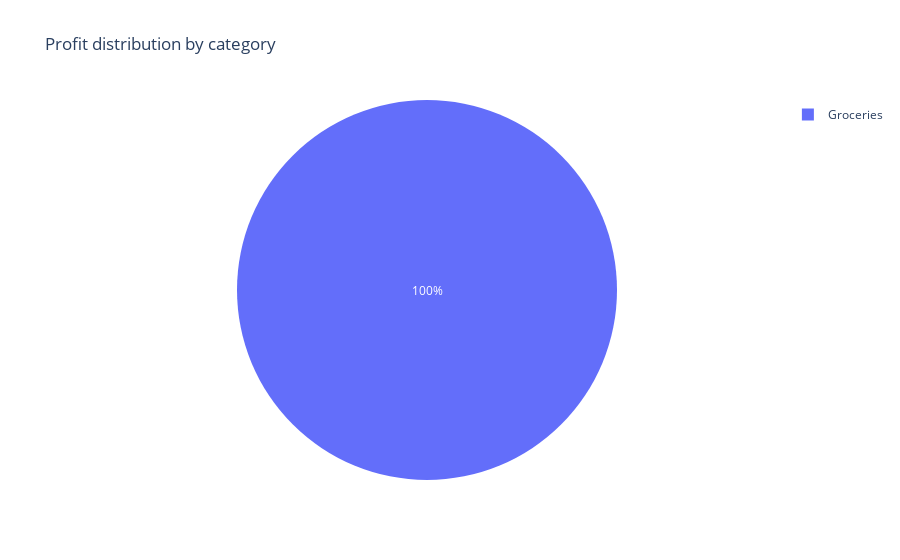

Source (notebook cell):
### Code cell
category_profit=filtered_products.groupby('category')['total_profit'].sum().reset_index()
plot2=px.pie(category_profit,values='total_profit',names='category',title='Profit distribution by category')
plot2.show()

### Figure 1 — Plotly figure (JSON) as saved in the notebook; plotly's stock layout.template omitted (floating-point values rounded to 4 significant figures)
{"data": [{"domain": {"x": [0, 1], "y": [0, 1]}, "hovertemplate": "category=%{label}<br>total_profit=%{value}<extra></extra>", "labels": ["Groceries"], "legendgroup": "", "name": "", "showlegend": true, "type": "pie", "values": [3544000.0]}], "layout": {"legend": {"tracegroupgap": 0}, "title": {"text": "Profit distribution by category"}}}
